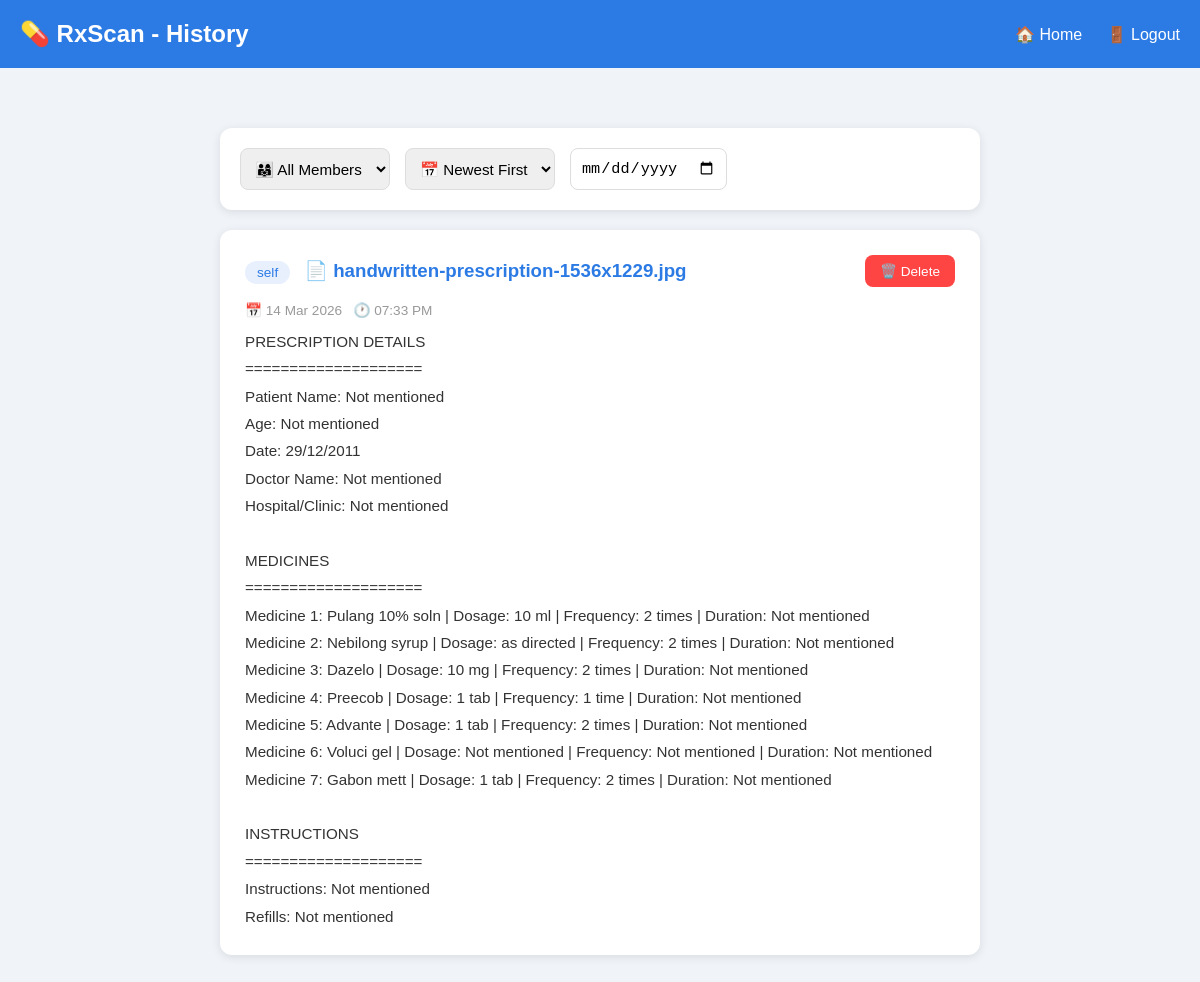
/history (signed in), run on the app's committed database.
### app.py (models this page shows)
class Prescription(db.Model):
    id = db.Column(db.Integer, primary_key=True)
    user_id = db.Column(db.Integer, db.ForeignKey('user.id'), nullable=False)
    filename = db.Column(db.String(200))
    member = db.Column(db.String(50), default='self')
    result = db.Column(db.Text)
    date = db.Column(db.DateTime, default=datetime.utcnow)

### app.py (the view)
@app.route('/history')
@login_required
def history():
    prescriptions = Prescription.query.filter_by(user_id=current_user.id).order_by(Prescription.date.desc()).all()
    return render_template('history.html', prescriptions=prescriptions)

### app.py (called while the page is built)
@login_manager.user_loader
def load_user(user_id):
    return User.query.get(int(user_id))

### templates/history.html (shortened to what this page needs)
<!DOCTYPE html>
<html lang="en">
<head>
</head>
<body>
    <div class="header">
        <h1>💊 RxScan - History</h1>
        <div class="header-links">
            <a href="/">🏠 Home</a>
            <a href="/logout">🚪 Logout</a>
        </div>
    </div>
    <div class="container">
        <div class="filters">
            <select id="memberFilter" onchange="filterHistory()">
                <option value="all">👨‍👩‍👧 All Members</option>
            </select>
            <select id="sortFilter" onchange="filterHistory()">
                <option value="newest">📅 Newest First</option>
            </select>
            <input type="date" id="dateFilter" onchange="filterHistory()">
        </div>
        {% if prescriptions %}
            {% for p in prescriptions %}
            <div class="card" data-member="{{ p.member }}" data-date="{{ p.date.strftime('%Y-%m-%d') }}">
                <div class="card-header">
                    <div>
                        <span class="member-badge">{{ p.member }}</span>
                        <h3 style="display:inline">📄 {{ p.filename }}</h3>
                    </div>
                    <button class="delete-btn" onclick="deleteHistory({{ p.id }})">🗑️ Delete</button>
                </div>
                <div class="card-meta">📅 {{ p.date.strftime('%d %b %Y') }} &nbsp; 🕐 {{ p.date.strftime('%I:%M %p') }}</div>
                <div class="result-text">{{ p.result }}</div>
            </div>
            {% endfor %}
        {% endif %}
    </div>
</body>
</html>

### templates/history.html (style rules this page uses)
* { margin: 0; padding: 0; box-sizing: border-box; }
body { font-family: Arial, sans-serif; background: #f0f4f8; min-height: 100vh; }
.header { background: #2c7be5; color: white; padding: 20px; display: flex; justify-content: space-between; align-items: center; }
.header h1 { font-size: 1.5rem; }
.header-links a { color: white; text-decoration: none; margin-left: 20px; }
.container { max-width: 800px; margin: 40px auto; padding: 20px; }
.filters { background: white; border-radius: 12px; padding: 20px; margin-bottom: 20px; box-shadow: 0 2px 10px rgba(0,0,0,0.1); display: flex; gap: 15px; flex-wrap: wrap; }
.filters select, .filters input { padding: 10px; border: 1px solid #ddd; border-radius: 8px; font-size: 0.95rem; }
.card { background: white; border-radius: 12px; padding: 25px; margin-bottom: 20px; box-shadow: 0 2px 10px rgba(0,0,0,0.1); }
.card-header { display: flex; justify-content: space-between; align-items: center; margin-bottom: 15px; }
.card-header h3 { color: #2c7be5; }
.card-meta { color: #999; font-size: 0.85rem; margin-bottom: 10px; }
.result-text { white-space: pre-wrap; line-height: 1.8; color: #333; font-size: 0.95rem; }
.delete-btn { background: #ff4444; color: white; border: none; padding: 8px 15px; border-radius: 8px; cursor: pointer; font-size: 0.85rem; }
.member-badge { background: #e8f0fe; color: #2c7be5; padding: 4px 12px; border-radius: 20px; font-size: 0.85rem; margin-right: 10px; }

### data on the page
Prescription: member "self", filename "handwritten-prescription-1536x1229.jpg", date "14 Mar 2026", date "07:33 PM", result "PRESCRIPTION DETAILS ==================== Patient Name: Not mentioned Age: Not mentioned Date: 29/12/2011 Doctor Name: Not mentioned Hospital/Clinic: Not mentioned MEDICINES ==================== Medicine 1: Pulang 10% soln | Dosage: 10 ml | Frequency: 2 times | Duration: Not mentioned Medicine 2: Nebilong syrup | Dosage: as directed | Frequency: 2 times | Duration: Not mentioned Medicine 3: Dazelo | Dosage: 10 mg | Frequency: 2 times | Duration: Not mentioned Medicine 4: Preecob | Dosage: 1 tab | Frequency: 1 time | Duration: Not mentioned Medicine 5: Advante | Dosage: 1 tab | Frequency: 2 times | Duration: Not mentioned Medicine 6: Voluci gel | Dosage: Not mentioned | Frequency: Not…"
